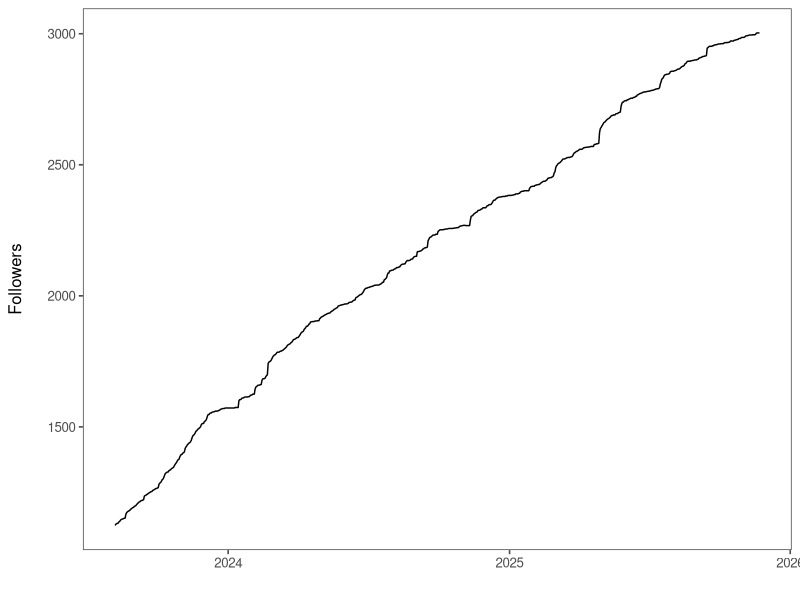
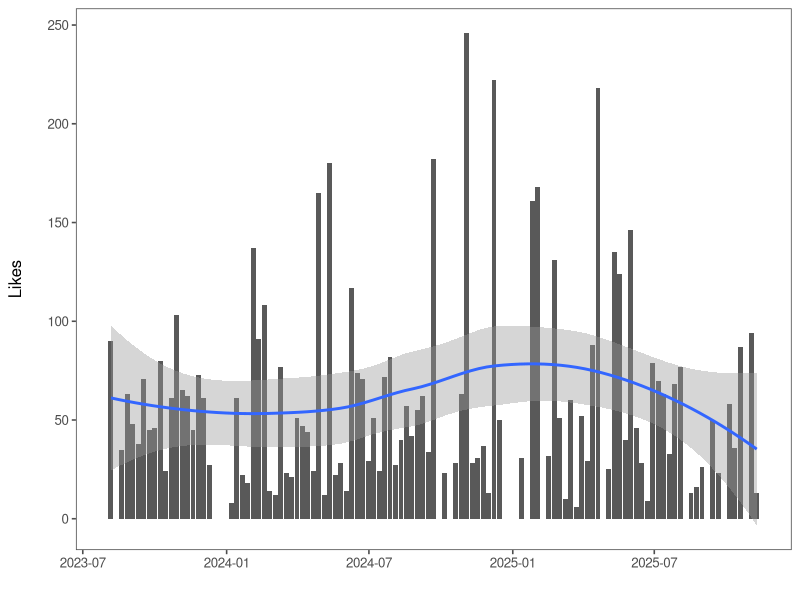
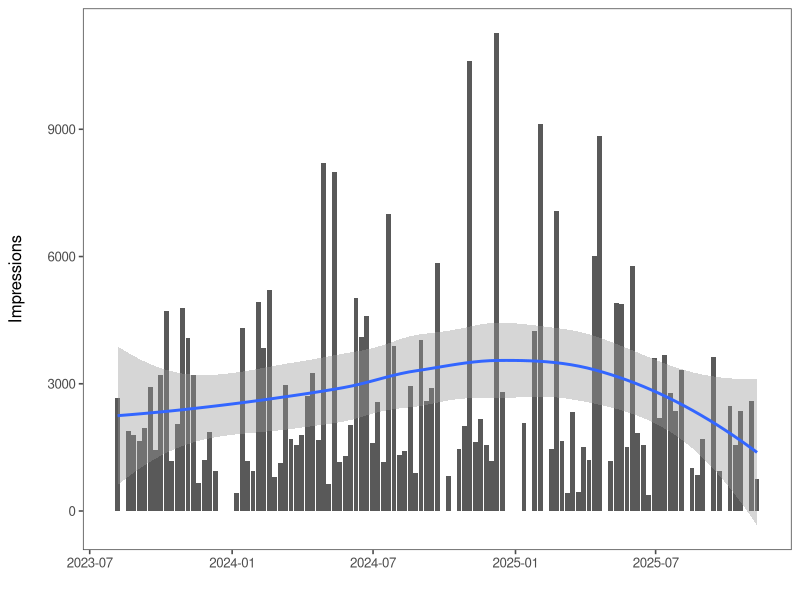
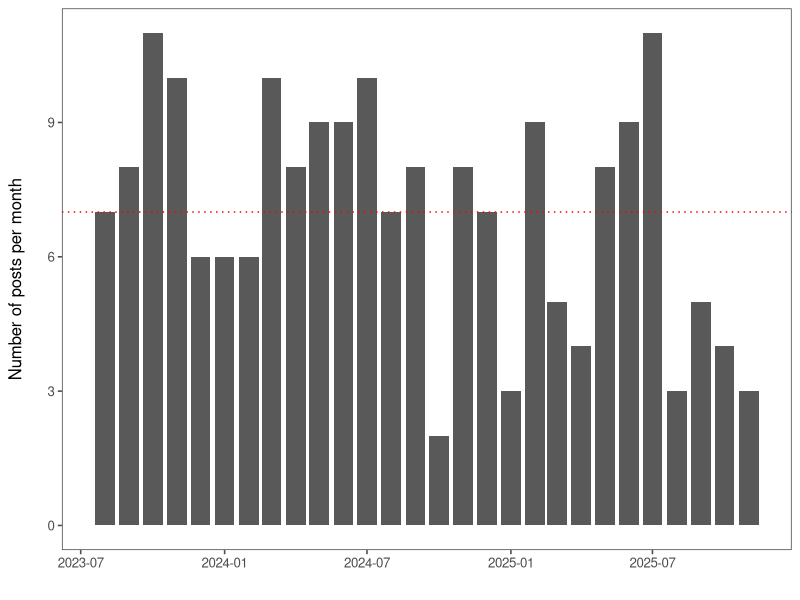

Here is the R script that generated these plots, in order:
## ---- chunk 1
library(tidyverse)
library(lubridate)
library(ggthemes)

followers  <- read_csv("clean-data/new-followers.csv")
content_posts  <- read_csv("clean-data/content_posts-overview.csv")
content_overview  <- read_csv("clean-data/content_posts-overview.csv")
## ---- chunk 2
followers |>
  ggplot(aes(x = date, y = cumulative_followers)) +
  geom_line() +
  labs(
    x = "",
    y = "Followers\n"
  ) +
    theme_few()
## ---- chunk 3
content_overview %>%
  group_by(month = floor_date(date, "week")) %>%
  summarise(
    sum_value = sum(likes, na.rm = TRUE),
    mean_value = mean(likes, na.rm = TRUE),
    .groups = "drop"
  ) |>
  ggplot(aes(x = month, y = sum_value)) +
  geom_col() +
  geom_smooth() +
  labs(
    x = "",
    y = "Likes\n"
  ) +
  theme_few()
## ---- chunk 4
# impressions over time
content_overview %>%
  group_by(month = floor_date(date, "week")) %>%
  summarise(
    sum_value = sum(impressions, na.rm = TRUE),
    mean_value = mean(impressions, na.rm = TRUE),
    .groups = "drop"
  ) |>
  ggplot(aes(x = month, y = sum_value)) +
  geom_col() +
  geom_smooth() +
  labs(
    x = "",
    y = "Impressions\n"
  ) +
  theme_few()
## ---- chunk 5
mean_n_posts  <- content_overview %>%
  group_by(month = floor_date(date, "month")) %>%
  count() |> 
  ungroup() |> 
  summarise(mean_posts = mean(n)) |> 
  pull()

content_overview %>%
  group_by(month = floor_date(date, "month")) %>%
  count() |> 
  ggplot(aes(x = month, y = n)) +
  geom_col() +
  geom_hline(yintercept = mean_n_posts, color = "red", linetype = "dotted") +
  labs(
    x = "",
    y = "Number of posts per month\n"
  ) +
  theme_few()
## ---- chunk 6
# filter top 10 posts according to likes
content_posts |> 
  slice_max(likes, n = 5) |> 
  select(post_title, likes) |> 
  knitr::kable(format = "html")
## ---- chunk 7
# filter top 10 posts according to likes
content_posts |> 
  slice_max(reposts, n = 5) |> 
  select(post_title, reposts) |> 
  knitr::kable(format = "html")
## ---- chunk 8
content_posts |> 
  slice_max(engagement_rate, n = 5) |> 
  select(post_title, engagement_rate) |>
  arrange(desc(engagement_rate)) |>
  knitr::kable(format = "html")
